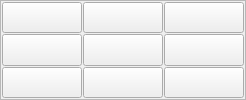
            <widget class="QFrame" name="frame_3">
             <property name="enabled">
              <bool>true</bool>
             </property>
             <property name="sizePolicy">
              <sizepolicy hsizetype="Expanding" vsizetype="Expanding">
               <horstretch>0</horstretch>
               <verstretch>0</verstretch>
              </sizepolicy>
             </property>
             <property name="frameShape">
              <enum>QFrame::StyledPanel</enum>
             </property>
             <property name="frameShadow">
              <enum>QFrame::Raised</enum>
             </property>
             <layout class="QGridLayout" name="gridLayout_3">
              <property name="leftMargin">
               <number>1</number>
              </property>
              <property name="topMargin">
               <number>1</number>
              </property>
              <property name="rightMargin">
               <number>1</number>
              </property>
              <property name="bottomMargin">
               <number>1</number>
              </property>
              <property name="spacing">
               <number>1</number>
              </property>
              <item row="0" column="0">
               <widget class="QPushButton" name="but_19">
                <property name="sizePolicy">
                 <sizepolicy hsizetype="Expanding" vsizetype="Expanding">
                  <horstretch>1</horstretch>
                  <verstretch>1</verstretch>
                 </sizepolicy>
                </property>
                <property name="minimumSize">
                 <size>
                  <width>30</width>
                  <height>30</height>
                 </size>
                </property>
                <property name="toolTip">
                 <string/>
                </property>
                <property name="text">
                 <string> </string>
                </property>
                <attribute name="buttonGroup">
                 <string notr="true">tl_sudoku</string>
                </attribute>
               </widget>
              </item>
              <item row="0" column="1">
               <widget class="QPushButton" name="but_20">
                <property name="sizePolicy">
                 <sizepolicy hsizetype="Expanding" vsizetype="Expanding">
                  <horstretch>1</horstretch>
                  <verstretch>1</verstretch>
                 </sizepolicy>
                </property>
                <property name="minimumSize">
                 <size>
                  <width>30</width>
                  <height>30</height>
                 </size>
                </property>
                <property name="toolTip">
                 <string/>
                </property>
                <property name="text">
                 <string> </string>
                </property>
                <attribute name="buttonGroup">
                 <string notr="true">tl_sudoku</string>
                </attribute>
               </widget>
              </item>
              <item row="0" column="2">
               <widget class="QPushButton" name="but_21">
                <property name="sizePolicy">
                 <sizepolicy hsizetype="Expanding" vsizetype="Expanding">
                  <horstretch>1</horstretch>
                  <verstretch>1</verstretch>
                 </sizepolicy>
                </property>
                <property name="minimumSize">
                 <size>
                  <width>30</width>
                  <height>30</height>
                 </size>
                </property>
                <property name="toolTip">
                 <string/>
                </property>
                <property name="text">
                 <string> </string>
                </property>
                <attribute name="buttonGroup">
                 <string notr="true">tl_sudoku</string>
                </attribute>
               </widget>
              </item>
              <item row="1" column="0">
               <widget class="QPushButton" name="but_22">
                <property name="sizePolicy">
                 <sizepolicy hsizetype="Expanding" vsizetype="Expanding">
                  <horstretch>1</horstretch>
                  <verstretch>1</verstretch>
                 </sizepolicy>
                </property>
                <property name="minimumSize">
                 <size>
                  <width>30</width>
                  <height>30</height>
                 </size>
                </property>
                <property name="toolTip">
                 <string/>
                </property>
                <property name="text">
                 <string> </string>
                </property>
                <attribute name="buttonGroup">
                 <string notr="true">tl_sudoku</string>
                </attribute>
               </widget>
              </item>
              <item row="1" column="1">
               <widget class="QPushButton" name="but_23">
                <property name="sizePolicy">
                 <sizepolicy hsizetype="Expanding" vsizetype="Expanding">
                  <horstretch>1</horstretch>
                  <verstretch>1</verstretch>
                 </sizepolicy>
                </property>
                <property name="minimumSize">
                 <size>
                  <width>30</width>
                  <height>30</height>
                 </size>
                </property>
                <property name="toolTip">
                 <string/>
                </property>
                <property name="text">
                 <string> </string>
                </property>
                <attribute name="buttonGroup">
                 <string notr="true">tl_sudoku</string>
                </attribute>
               </widget>
              </item>
              <item row="1" column="2">
               <widget class="QPushButton" name="but_24">
                <property name="sizePolicy">
                 <sizepolicy hsizetype="Expanding" vsizetype="Expanding">
                  <horstretch>1</horstretch>
                  <verstretch>1</verstretch>
                 </sizepolicy>
                </property>
                <property name="minimumSize">
                 <size>
                  <width>30</width>
                  <height>30</height>
                 </size>
                </property>
                <property name="toolTip">
                 <string/>
                </property>
                <property name="text">
                 <string> </string>
                </property>
                <attribute name="buttonGroup">
                 <string notr="true">tl_sudoku</string>
                </attribute>
               </widget>
              </item>
              <item row="2" column="0">
               <widget class="QPushButton" name="but_25">
                <property name="sizePolicy">
                 <sizepolicy hsizetype="Expanding" vsizetype="Expanding">
                  <horstretch>1</horstretch>
                  <verstretch>1</verstretch>
                 </sizepolicy>
                </property>
                <property name="minimumSize">
                 <size>
                  <width>30</width>
                  <height>30</height>
                 </size>
                </property>
                <property name="toolTip">
                 <string/>
                </property>
                <property name="text">
                 <string> </string>
                </property>
                <attribute name="buttonGroup">
                 <string notr="true">tl_sudoku</string>
                </attribute>
               </widget>
              </item>
              <item row="2" column="1">
               <widget class="QPushButton" name="but_26">
                <property name="sizePolicy">
                 <sizepolicy hsizetype="Expanding" vsizetype="Expanding">
                  <horstretch>1</horstretch>
                  <verstretch>1</verstretch>
                 </sizepolicy>
                </property>
                <property name="minimumSize">
                 <size>
                  <width>30</width>
                  <height>30</height>
                 </size>
                </property>
                <property name="toolTip">
                 <string/>
                </property>
                <property name="text">
                 <string> </string>
                </property>
                <attribute name="buttonGroup">
                 <string notr="true">tl_sudoku</string>
                </attribute>
               </widget>
              </item>
              <item row="2" column="2">
               <widget class="QPushButton" name="but_27">
                <property name="enabled">
                 <bool>true</bool>
                </property>
                <property name="sizePolicy">
                 <sizepolicy hsizetype="Expanding" vsizetype="Expanding">
                  <horstretch>1</horstretch>
                  <verstretch>1</verstretch>
                 </sizepolicy>
                </property>
                <property name="minimumSize">
                 <size>
                  <width>30</width>
                  <height>30</height>
                 </size>
                </property>
                <property name="toolTip">
                 <string/>
                </property>
                <property name="text">
                 <string> </string>
                </property>
                <attribute name="buttonGroup">
                 <string notr="true">tl_sudoku</string>
                </attribute>
               </widget>
              </item>
             </layout>
            </widget>
